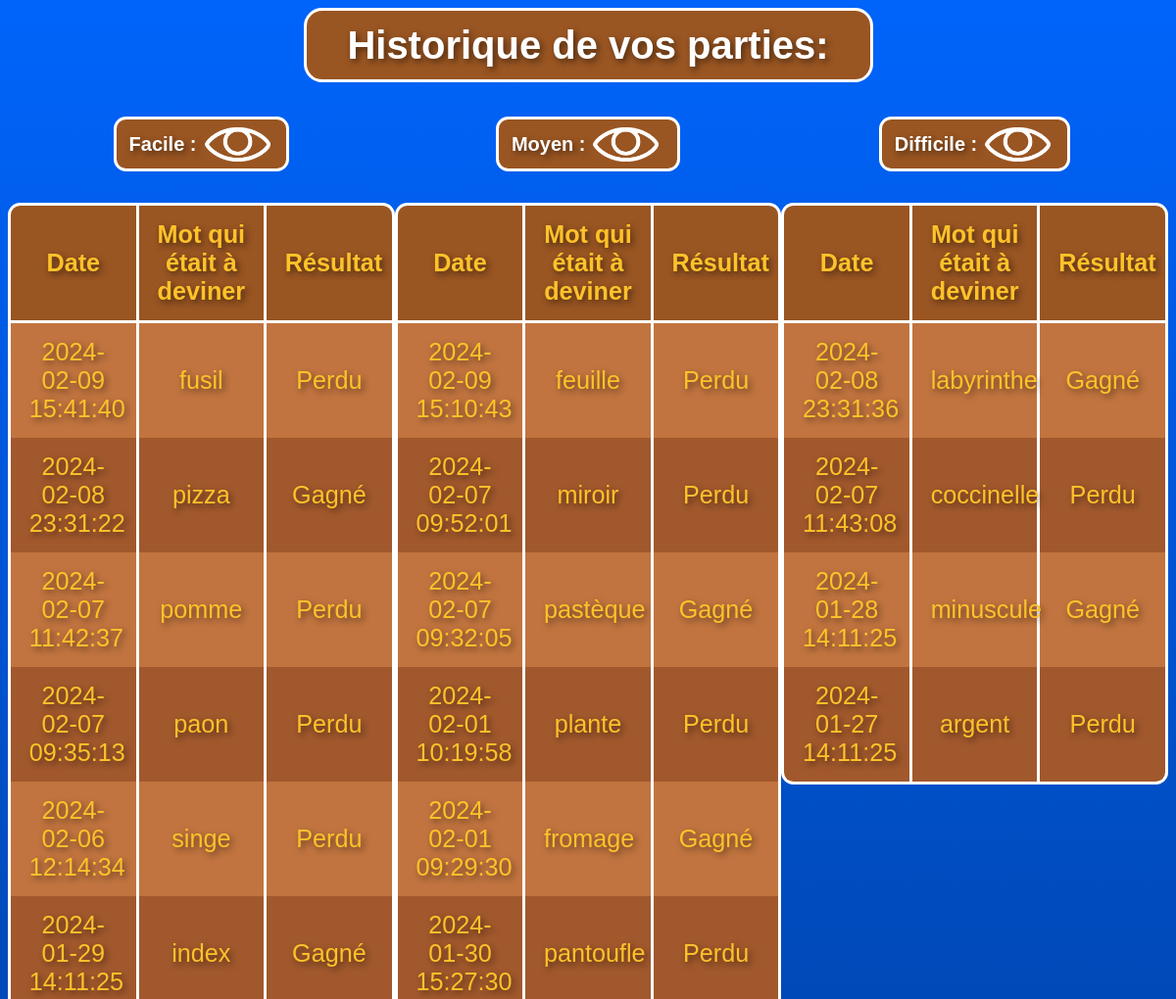
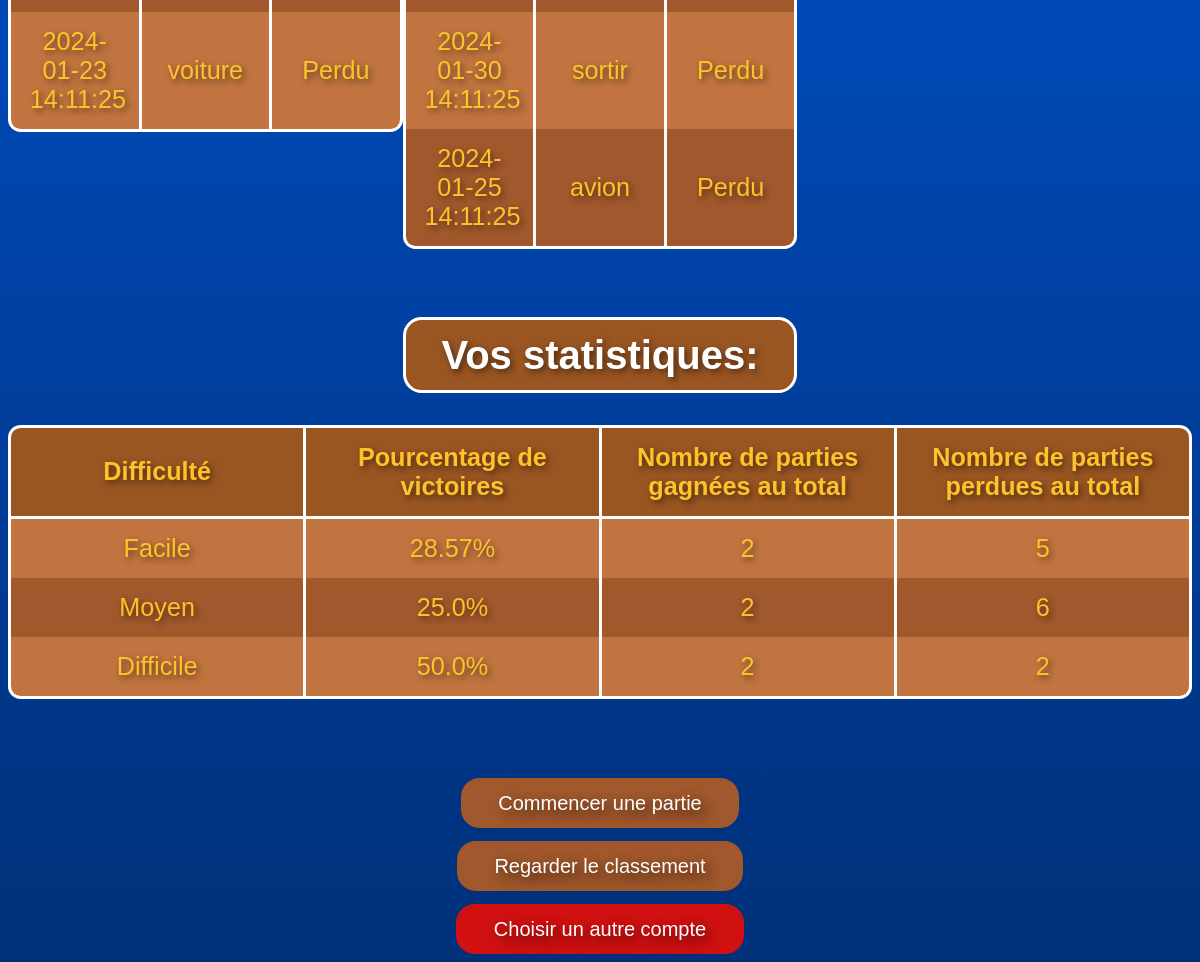
Page /historique (signed in) on the earlier database version (2 pictures, top to bottom).
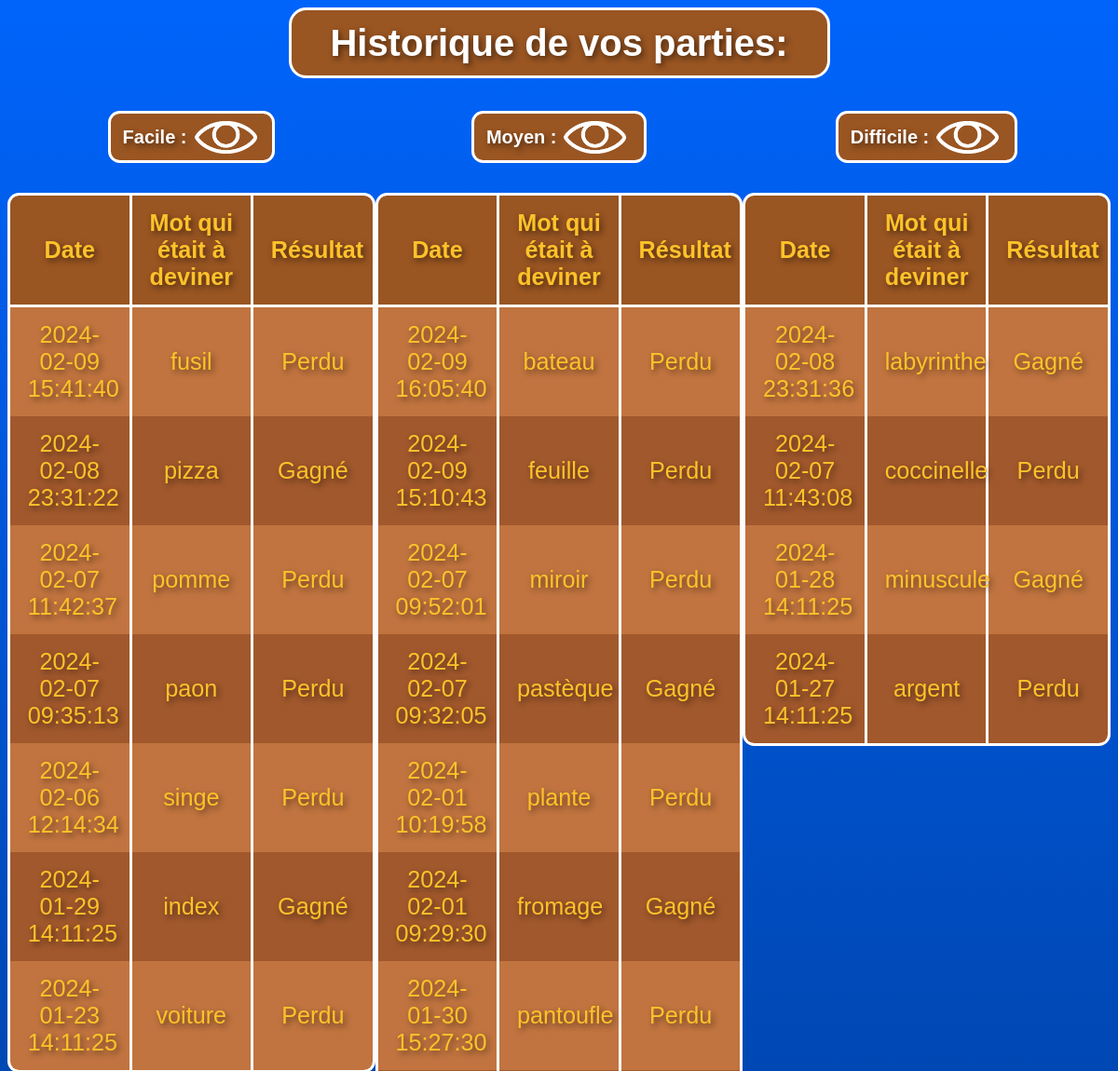
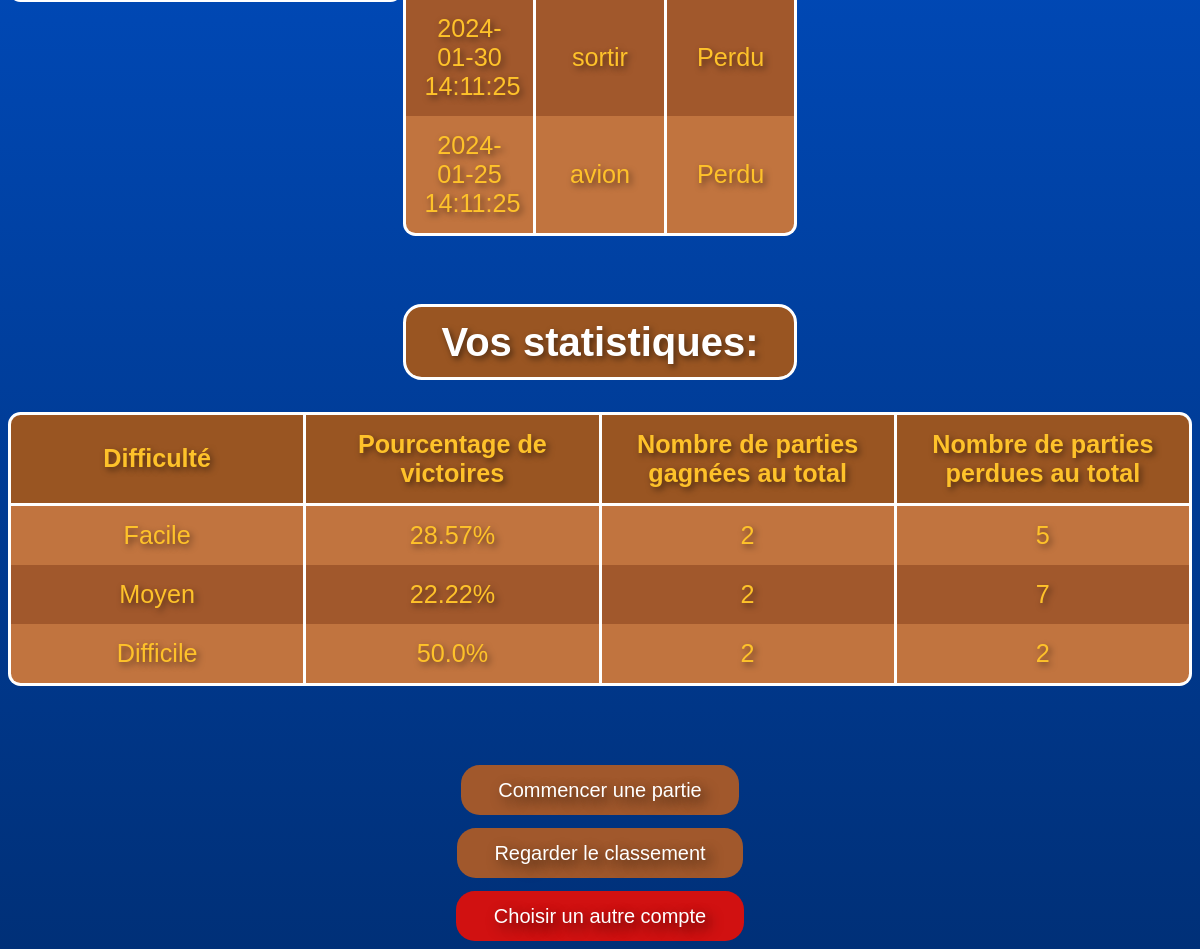
Same page on the later database version (2 pictures, top to bottom).
### tables this page shows
CREATE TABLE Partie (
    Partie_Id INTEGER PRIMARY KEY AUTOINCREMENT,
    Date_Du_Jeu DATETIME DEFAULT CURRENT_TIMESTAMP,
    Mot_A_Deviner VARCHAR,
    Gagne_Facile INTEGER DEFAULT 0,
    Perdu_Facile INTEGER DEFAULT 0,
    Gagne_Moyen INTEGER DEFAULT 0,
    Perdu_Moyen INTEGER DEFAULT 0,
    Gagne_Difficile INTEGER DEFAULT 0,
    Perdu_Difficile INTEGER DEFAULT 0,
    Resultat VARCHAR DEFAULT NULL,
    Difficulty VARCHAR DEFAULT NULL,
    User_Id INTEGER,
    FOREIGN KEY(User_Id) REFERENCES User(US_Id)
);

### app.py (the view)
@app.route('/historique')
def historique():
    user_id = session.get('user_id')
    historique_data = get_historique_data(user_id)
    return render_template('historique.html', **historique_data)

### app.py (called while the page is built)
def connect_db():
    db_path = 'Pendu.db'
    print(f"Connecté à la base de données : {db_path}")
    return sqlite3.connect(db_path)

### templates/historique.html (shortened to what this page needs)
<!DOCTYPE html>
<html lang="fr">
<head>
    <link rel="stylesheet" href="/static/historique.css">
</head>
<body class="fade-in">
    <div class="zoom">
        <div class="title-container" id="titre1">
            <h1>Historique de vos parties:</h1>
        </div>
        <br>
        <br>
        <br>
        <div class="table-container">
            <div class="table-section difficulty-section">
                <div class="title-container2" id="facile-arrow">
                    <div class="bold">
                        <span>Facile : </span>
                    </div>
                    <img src="/static/images/oeil-ouvert.png" class="arrow" alt="Flèche pour afficher/masquer le tableau">
                </div>
                <table id="table_facile" class="content-table visible table-transition">
                    <thead>
                        <tr>
                            <th>Date</th>
                            <th>Mot qui était à deviner</th>
                            <th>Résultat</th>
                        </tr>
                    </thead>
                    <tbody>
                        {% for game in game_history_facile %}
                        <tr>
                            <td>{{ game[0] }}</td>
                            <td>{{ game[1] }}</td>
                            <td>{{ game[2] }}</td>
                        </tr>
                        {% endfor %}
                    </tbody>
                </table>
            </div>
            <div class="table-section difficulty-section">
                <div class="title-container2" id="moyen-arrow">
                    <div class="bold">
                        <span>Moyen : </span>
                    </div>
                    <img src="/static/images/oeil-ouvert.png" class="arrow" alt="Flèche pour afficher/masquer le tableau">
                </div>
                <table id="table_moyen" class="content-table visible table-transition">
                    <thead>
                        <tr>
                            <th>Date</th>
                            <th>Mot qui était à deviner</th>
                            <th>Résultat</th>
                        </tr>
                    </thead>
                    <tbody>
                        {% for game in game_history_moyen %}
                        <tr>
                            <td>{{ game[0] }}</td>
                            <td>{{ game[1] }}</td>
                            <td>{{ game[2] }}</td>
                        </tr>
                        {% endfor %}
                    </tbody>
                </table>
            </div>
            <div class="table-section difficulty-section">
                <div class="title-container2" id="difficile-arrow">
                    <div class="bold">
                        <span>Difficile : </span>
                    </div>
                    <img src="/static/images/oeil-ouvert.png" class="arrow" alt="Flèche pour afficher/masquer le tableau">
                </div>
                <table id="table_difficile" class="content-table visible table-transition">
                    <thead>
                        <tr>
                            <th>Date</th>
                            <th>Mot qui était à deviner</th>
                            <th>Résultat</th>
                        </tr>
                    </thead>
                    <tbody>
                        {% for game in game_history_difficile %}
                        <tr>
                            <td>{{ game[0] }}</td>
                            <td>{{ game[1] }}</td>
                            <td>{{ game[2] }}</td>
                        </tr>
                        {% endfor %}
                    </tbody>
                </table>
            </div>
        </div>
        <div class="title-container" id="titre2">
            <h1>Vos statistiques:</h1>
        </div>
        <table class="stats-table">
            <thead>
                <tr>
                    <th>Difficulté</th>
                    <th>Pourcentage de victoires</th>
                    <th>Nombre de parties gagnées au total</th>
                    <th>Nombre de parties perdues au total</th>
                </tr>
            </thead>
            <tbody>
                <tr>
                    <td>Facile</td>
                    <td>{{ pourcentage_facile }}%</td>
                    <td>{{ total_gagne_facile }}</td>
                    <td>{{ total_perdu_facile }}</td>
                </tr>
                <tr>
                    <td>Moyen</td>
                    <td>{{ pourcentage_moyen }}%</td>
                    <td>{{ total_gagne_moyen }}</td>
                    <td>{{ total_perdu_moyen }}</td>
                </tr>
                <tr>
                    <td>Difficile</td>
                    <td>{{ pourcentage_difficile }}%</td>
                    <td>{{ total_gagne_difficile }}</td>
                    <td>{{ total_perdu_difficile }}</td>
                </tr>
            </tbody>
        </table>
        <br>
        <div class="bouton-section2">
            <a href="/recommencer_une_partie">
                <button class="bouton-recommencer">Commencer une partie</button>
            </a>
            <a href="/classement_total">
                <button class="bouton-historique">Regarder le classement</button>
            </a>
        </div>
        <div class="bouton-deconnexion">
            <a href="/">
                <button class="bouton-autre_compte">Choisir un autre compte</button>
            </a>
        </div>
    </div>
</body>
</html>

Differences in the rows shown:
added Partie: Date_Du_Jeu "2024-02-09 16:05:40", Mot_A_Deviner "bateau", Resultat "Perdu"
Other differences:
{{ pourcentage_moyen }}: "25.0" → "22.22"
{{ total_perdu_moyen }}: "6" → "7"
